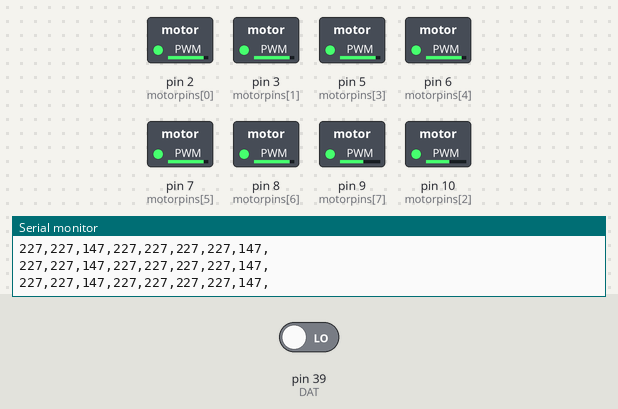
The sketch below on a simulated Arduino Mega 2560, built with avr-gcc and run on an emulated ATmega2560. Parts: switched loads named in the sketch (green lamp = pin HIGH), the last lines printed to the serial monitor. Inputs (shaded band) come from the test bench; at power-on: pin 39 (DAT) LOW. Pins used as bus, display or sensor lines are not drawn.

Above: at 1.2 s.
1.3 s: pin 39 (DAT) driven HIGH
At 2.5 s:
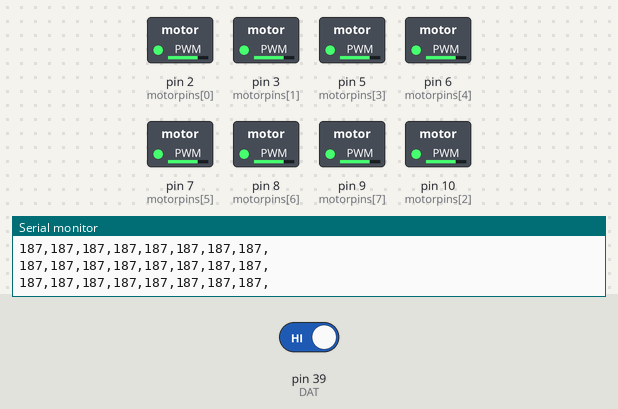
2.8 s: pin 39 (DAT) driven LOW
At 3.1 s:
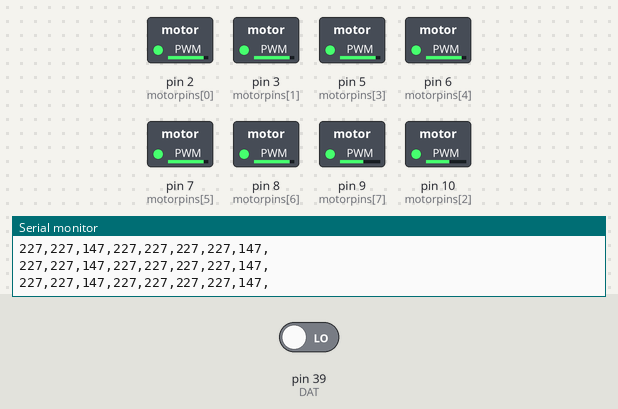
Timing chart, 0 to 5.8 s (numbered marks = the images above; inputs shaded):
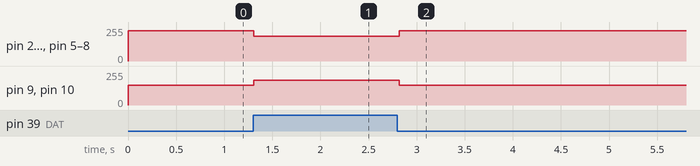

The sketch:

Robotics_demo.ino
```cpp
#define midvalue 187

#define range 40
#define dataBufferPin 42
#define LED1 30
#define LED2 31
#define LED3 32

  // 1 - Front Right
  // 2 - Extension
  // 3 - Front Left
  // 4 - Mining
  // 5 - Scoop
  // 6 - Back Right
  // 7 - Arm Rotation
  // 8 - Back Left

#define FRONTRIGHT 0
#define EXTENSION 1
#define FRONTLEFT 2
#define MINING 3
#define SCOOP 4
#define BACKRIGHT 5
#define ROTATION 6
#define BACKLEFT 7

#define CLK 38
#define DAT 39
#define PUL 40

int B = 0x01;
int Y = 0x02;
int select = 0x04;
int start = 0x08;
int up = 0x10;
int down  =  0x20;
int left  =  0x40;
int right = 0x80;
int A = 0x100;
int X = 0x200;
int L = 0x400;
int R = 0x800;

unsigned short motorpins[8] = {2,3,10,5,6,7,8,9};
unsigned short currentMotor = 0;
boolean olddataBuffer = true;

unsigned short oldvalues[8] = {midvalue,midvalue,midvalue,midvalue,midvalue,midvalue,midvalue,midvalue};


void setup() {
  for(int i = 0; i< 8; i++){
    analogWrite(motorpins[i], 0);
  }
  pinMode(CLK, OUTPUT);
  pinMode(DAT, INPUT);
  pinMode(PUL, OUTPUT);
  Serial.begin(9600);

}

void runAllMotors(unsigned short values[8]){
  for(int i = 0; i < 8; i++){/*
    int tempval = oldvalues[i];
    tempval += constrain((int)values[i] - (int)oldvalues[i], -5, 5);
    oldvalues[i] = tempval;*/
    analogWrite(motorpins[i], values[i]);
  }
}

void loop() {
  unsigned short motorValues[8] = {0,0,0,0,0,0,0,0};
  uint16_t dataBuffer = 0;
  /*
  //When the dataBuffer is pressed, move to the next motor
  if(olddataBuffer != digitalRead(dataBufferPin) && digitalRead(dataBufferPin) == HIGH){
    currentMotor++;
    if(currentMotor >= sizeof(motorpins)){
      currentMotor = 0;
    }
    delay(100);
  }
  */

  digitalWrite(PUL, HIGH);
  delayMicroseconds(16);
  digitalWrite(PUL, LOW);
  delayMicroseconds(16);

  for(int i = 0; i < 16; i++){
    dataBuffer |= ((digitalRead(DAT) == HIGH)? 1:0) << i;
    digitalWrite(CLK, HIGH);
    delayMicroseconds(16);
    digitalWrite(CLK, LOW);
    delayMicroseconds(16);
  }
  dataBuffer = ~dataBuffer;


  /*
  for(int i = 0; i < 8; i++){
    motorValues[i] = 0;
  }

  motorValues[currentMotor] =map(analogRead(A0), 0, 1023, midvalue - range, midvalue + range);*/

  int goup, godown, goleft, goright;
  goup = (up & dataBuffer) ? 1 : 0;
  godown = (down & dataBuffer) ? 1 : 0;
  goleft = (left & dataBuffer) ? 1 : 0;
  goright = (right & dataBuffer) ? 1 : 0;

  int leftVal = (goup || goright) ? 1 : ((goleft || godown)? -1 : 0);
  int rightVal = (goup || goleft) ? 1 : ((goright || godown)? -1 : 0);

  int INVFL, INVFR, INVBL, INVBR;
  //Set to -1 to invert
  INVFL = -1;
  INVFR = 1;
  INVBL = -1;
  INVBR = 1;

  if(leftVal < 0){
    motorValues[FRONTLEFT] = midvalue - (range * INVFL);
    motorValues[BACKLEFT] = midvalue - (range * INVBL);
  } else if (leftVal > 0){
    motorValues[FRONTLEFT] = midvalue + (range * INVFL);
    motorValues[BACKLEFT] = midvalue + (range * INVBL);
  } else{
    motorValues[FRONTLEFT] = midvalue;
    motorValues[BACKLEFT] = midvalue;
  }

  if(rightVal < 0){
    motorValues[FRONTRIGHT] = midvalue - (range * INVFR);
    motorValues[BACKRIGHT] = midvalue - (range * INVBR);
  } else if (rightVal > 0){
    motorValues[FRONTRIGHT] = midvalue + (range * INVFR);
    motorValues[BACKRIGHT] = midvalue + (range * INVBR);
  } else{
    motorValues[FRONTRIGHT] = midvalue;
    motorValues[BACKRIGHT] = midvalue;
  }

  if( L & dataBuffer ){
    motorValues[SCOOP] = midvalue + range;
  }else if (R & dataBuffer){
    motorValues[SCOOP] = midvalue - range;
  } else{
    motorValues[SCOOP] = midvalue;
  }

  if( A & dataBuffer ){
    motorValues[EXTENSION] = midvalue + range;
  }else if (B & dataBuffer){
    motorValues[EXTENSION] = midvalue - range;
  } else{
    motorValues[EXTENSION] = midvalue;
  }

  if( X & dataBuffer ){
    motorValues[ROTATION] = midvalue + range;
  }else if (Y & dataBuffer){
    motorValues[ROTATION] = midvalue - range;
  } else{
    motorValues[ROTATION] = midvalue;
  }

  if( start & dataBuffer ){
    motorValues[MINING] = midvalue + range;
  }else if (select & dataBuffer){
    motorValues[MINING] = midvalue - range;
  } else{
    motorValues[MINING] = midvalue;
  }


  runAllMotors(motorValues);

  for(int i = 0; i < 8; i++){
    Serial.print(motorValues[i]);
    Serial.print(",");
  }
  Serial.println();

  delay(50);


}
```

Measured:
- after the input at 1.3 s, pin 2 (motorpins[0]), pin 3 (motorpins[1]), pin 5 (motorpins[3]), pin 6 (motorpins[4]), pin 7 (motorpins[5]), pin 8 (motorpins[6]): 227/255 → 187/255 at once; pin 9 (motorpins[7]), pin 10 (motorpins[2]): 147/255 → 187/255 at once
- after the input at 2.8 s, pin 2 (motorpins[0]), pin 3 (motorpins[1]), pin 5 (motorpins[3]), pin 6 (motorpins[4]), pin 7 (motorpins[5]), pin 8 (motorpins[6]): 187/255 → 227/255 at once; pin 9 (motorpins[7]), pin 10 (motorpins[2]): 187/255 → 147/255 at once
